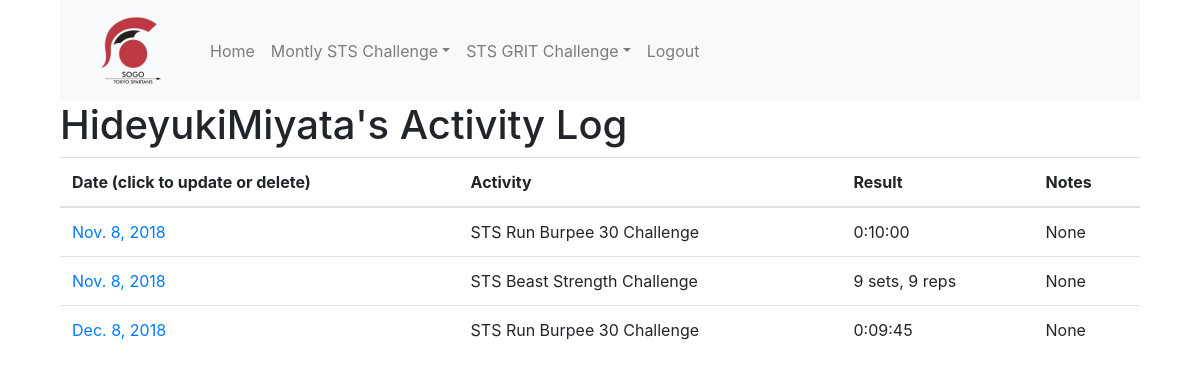
Screenshot of /sogo_app/my_results/ (signed in) with the database file from the repository.
### sogo_app/models.py (models this page shows, shortened)
class Results(models.Model):
    user = models.ForeignKey(User, on_delete=models.CASCADE)
    date = models.DateField()
    activity = models.ForeignKey(Activities, on_delete=models.CASCADE)
    duration = models.DurationField(null=True)
    reps = models.PositiveIntegerField(null=True)
    sets = models.PositiveIntegerField(null=True)
    notes = models.CharField(max_length=256, null=True, blank=True)
    class Meta:
        unique_together = ('date', 'activity', 'user')

class Activities(models.Model):
    TARGET_TYPES = (('T', 'Time'),
                    ('R', 'Sets & Reps'))
    name = models.CharField(max_length=100, unique=True)
    target_type = models.CharField(max_length=1, choices=TARGET_TYPES)
    track = models.BooleanField()
    def __str__(self):
        return self.name

### sogo_app/views.py (the view)
class MyResultsView(LoginRequiredMixin, ListView):
    login_url= '/sogo_app/login'
    model=Results
    def get_context_data(self,**kwargs):
        context = super(MyResultsView, self).get_context_data(**kwargs)
        context.update({
        'object_list': Results.objects.filter(user=self.request.user),
        })
        return context

### sogo_app/templates/sogo_app/results_list.html (shortened to what this page needs)
{%extends "base.html"%}
{%load staticfiles%}
{%load bootstrap%}
{%block body_block%}
<h1>{{user.username}}'s Activity Log</h1>
<table class="table">
  <thead>
    <th>Date (click to update or delete)</th>
    <th>Activity</th>
    <th>Result</th>
    <th>Notes</th>
  </thead>
  <tbody>
    {%for workout in object_list%}
    <tr>
      <td><a href="/sogo_app/update_results/{{workout.pk}}/">{{workout.date}}</td>
      <td>{{workout.activity}}</td>
      {%if workout.activity.target_type == "T" %}
      <td>{{workout.duration}}</td>
      {%else%}
      <td>{{workout.sets}} sets, {{workout.reps}} reps</td>
      {%endif%}
      <td>{{workout.notes}}</td>
    </tr>
    {%endfor%}
  </tbody>
</table>
{%endblock%}

### static/css/base.css (style rules this page uses)
body { padding-left: 5%; padding-right: 5%; width: 100%; }

### rows the page displays
Results: date "Nov. 8, 2018", activity "STS Run Burpee 30 Challenge", duration "0:10:00", notes "None"
Results: date "Nov. 8, 2018", activity "STS Beast Strength Challenge", sets "9", reps "9", notes "None"
Results: date "Dec. 8, 2018", activity "STS Run Burpee 30 Challenge", duration "0:09:45", notes "None"

### other values shown
{{ user.username }} "HideyukiMiyata"
